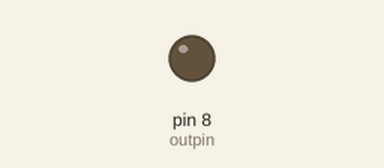
The sketch below on a simulated Arduino Uno, built with avr-gcc and run on an emulated ATmega328P. Parts: output pins drawn as LEDs (lit = HIGH).

Above: at 0.4 s.
At 2.3 s:
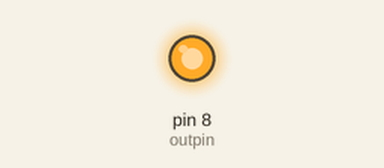
Timing chart, 0 to 3.0 s (numbered marks = the images above):
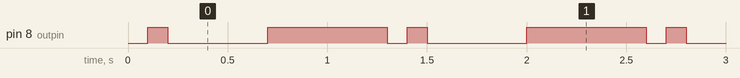

The sketch:

kadai4_transmitter.ino
```cpp
int outpin = 8;
int dly = 100;
int dly2 = 500;

const char msg = 'A';

void setup() {
    pinMode(outpin, OUTPUT);
    digitalWrite(outpin, HIGH);
}

void loop() {
    digitalWrite(outpin, 0);  // スタートビット（0）の送信
    delay(dly);
    for (int i = 0; i < 7; i++) {
        digitalWrite(outpin,
                     bitRead(msg, i));  // msg の右からi 番目のビットを送信
        delay(dly);
    }
    digitalWrite(outpin, 1);  // ストップビット（1）の送信
    delay(dly2);
}
```

Measured:
- by itself, pin 8 (outpin): repeats every 1.3 s: LOW 0.50 s, HIGH 0.60 s, LOW 0.10 s, HIGH 0.10 s
- by itself, everything shown: repeats every 1.3 s, in 4 steps
